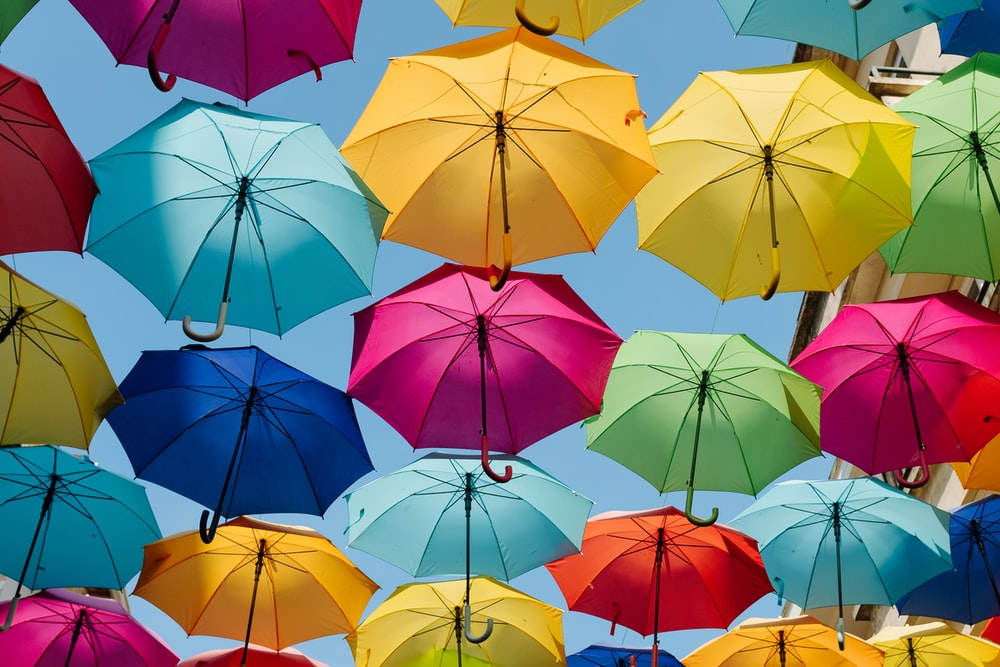
#> input picture OpenCV/colourful.jpeg, 1000 x 667 px, found by its file name
$ python thresholding.py
#> lines starting #> are read from the running program, lines starting #| are printed output that depends on the picture; after the words box and inside, x2 and y2 are one past the last pixel; in counts of white or black regions, pixels touching at a corner belong together
import cv2 as cv
import numpy as np

img = cv.imread("OpenCV/colourful.jpeg") # creates a matrix of pixels storing the image
#> img is the input picture: shape (667, 1000, 3); mean B, G, R 110.4, 122.6, 131.7
cv.imshow("Colourful", img)

gray = cv.cvtColor(img, cv.COLOR_BGR2GRAY)
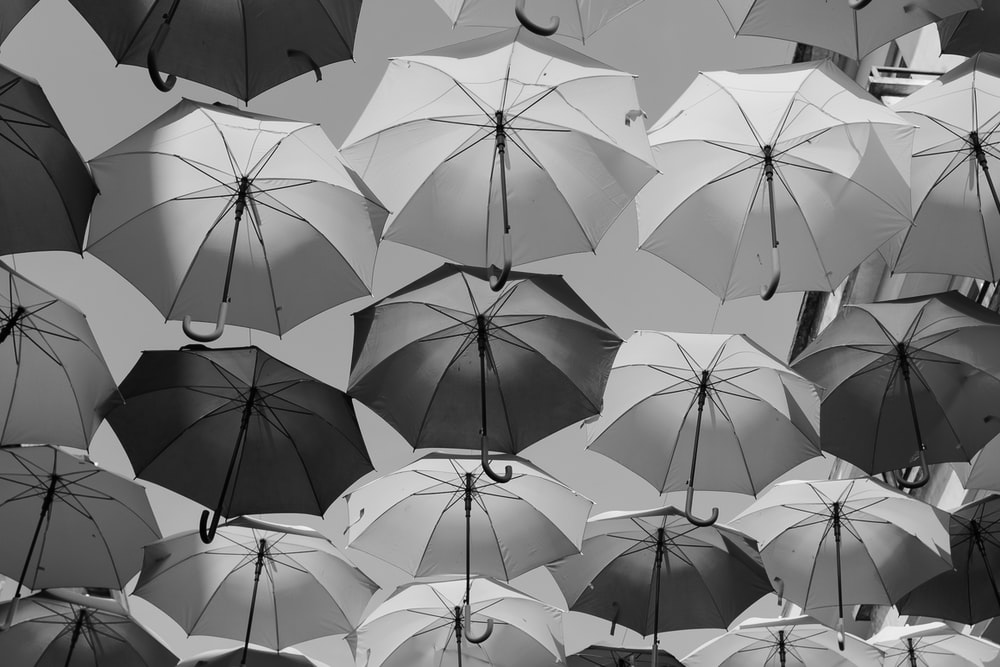
#> gray: shape (667, 1000); min 0, max 250, mean 124
cv.imshow("Gray", gray)

# Simple thresholding - user manually enters threshold value
threshold, thresh = cv.threshold(gray, 150, 255, cv.THRESH_BINARY) # looks at each pixel in the image and if it is above the value of 150 in intensity it is set to 255 so the image is binarized (i.e. high intensity colours set to white and low intensity colours set to black)
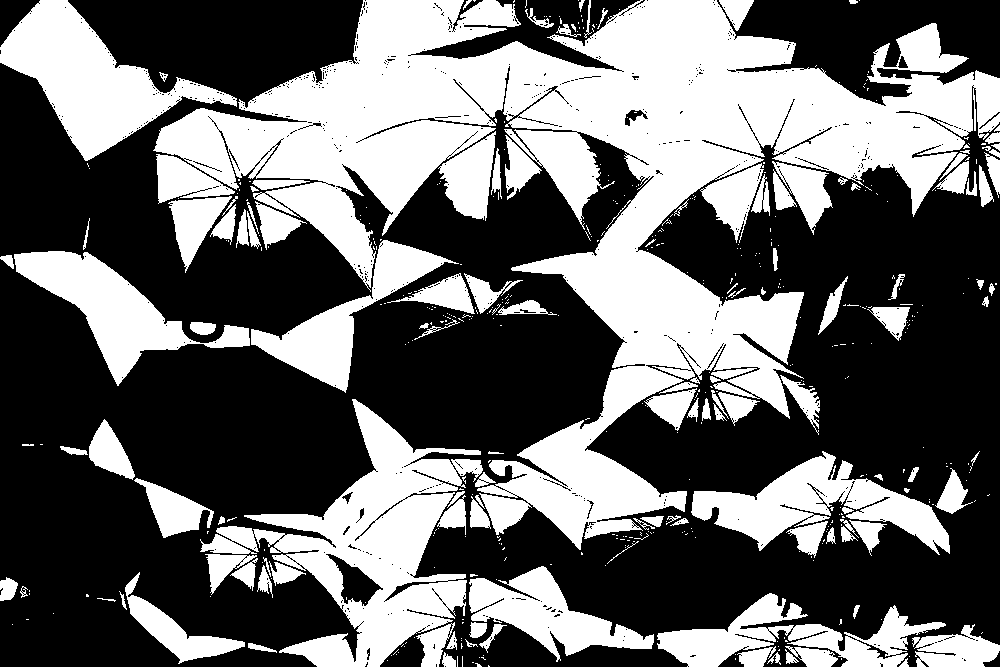
#> thresh: shape (667, 1000); 40.9% white; 488 white regions (359 under 20 px), largest, box (x1, y1, x2, y2) and area: (153, 0, 1000, 550) 141936, (200, 399, 483, 667) 26108, (0, 0, 237, 161) 14617
# threshold is the threshold value (150) and thresh is the new binarized immage
cv.imshow("Simple Thresholded", thresh)

# threshold, thresh_inv = cv.threshold(gray, 150, 255, cv.THRESH_BINARY_INV) # looks at each pixel in the image and if it is above the value of 150 in intensity it is set to 255 so the image is binarized (i.e. high intensity colours set to white and low intensity colours set to black)
# # white changed to black and black changed to white
# cv.imshow("Simple Thresholded Inverse", thresh_inv)


# Adaptive thresholding - computer automatically finds optimal threshold value
adaptive_thresh = cv.adaptiveThreshold(gray, 255, cv.ADAPTIVE_THRESH_MEAN_C,cv.THRESH_BINARY, 11, 7) # threshold method finds mean of neighbouring pixels to select threshold value. Blocksize is the kernel used to find the mean intensity of neighbouring pixels to determine threshold value
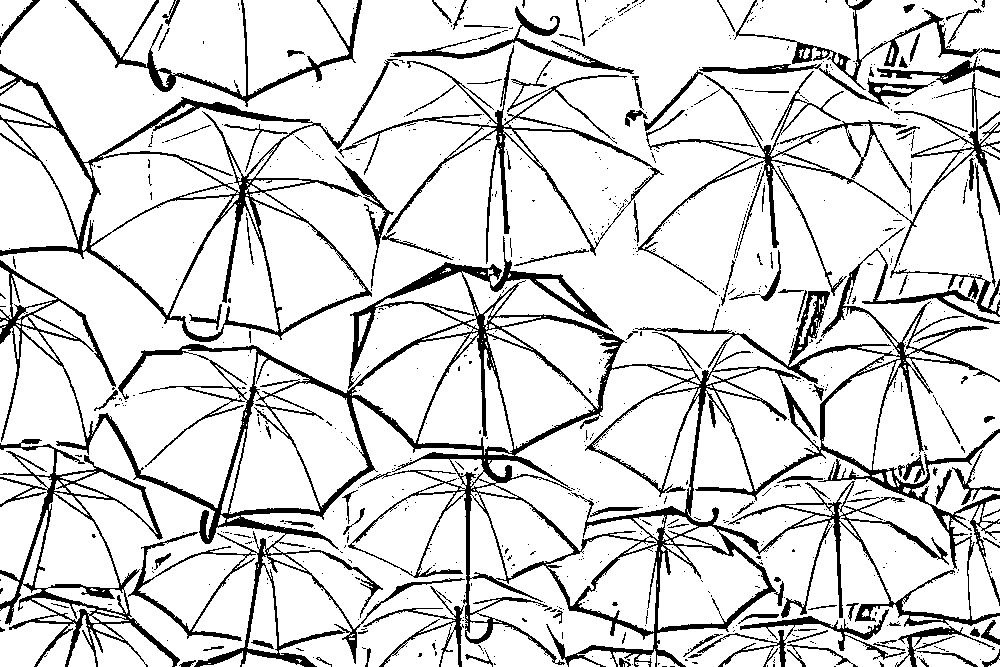
#> adaptive_thresh: shape (667, 1000); 85% white; 826 black regions (706 under 20 px), largest, box (x1, y1, x2, y2) and area: (0, 71, 1000, 667) 56811, (0, 59, 398, 342) 9380, (0, 439, 180, 667) 6136
# cv.ADAPTIVE_THRESH_GAUSSIAN_C can be used instead of cv.ADAPTIVE_THRESH_MEAN_C in some cases - GAUSSIAN gives a weight to surrounding pixels when calculating intensity values of these pixels, so that pixels closer to the central pixel are given a greater weighted average intensity value
cv.imshow("Adaptive threshold", adaptive_thresh)


cv.waitKey(0)

$ run again, with OpenCV/trumpTest.jpeg copied over OpenCV/colourful.jpeg
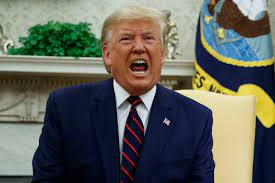
#> input picture OpenCV/trumpTest.jpeg, 275 x 183 px, found by its file name
#> img is the input picture: shape (183, 275, 3); mean B, G, R 91.4, 99.5, 97.6
#> `threshold, thresh = cv.threshold(gray, 150, 255, cv.THRESH_BINARY)`:
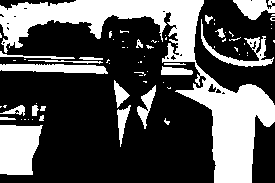
#> thresh: shape (183, 275); 32.9% white; 71 white regions (49 under 20 px), largest, box (x1, y1, x2, y2) and area: (0, 0, 275, 183) 10792, (0, 125, 43, 175) 1781, (0, 64, 108, 74) 800
#> `adaptive_thresh = cv.adaptiveThreshold(gray, 255, cv.ADAPTIVE_THRESH_M..`:
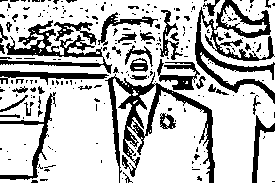
#> adaptive_thresh: shape (183, 275); 74.4% white; 237 black regions (194 under 20 px), largest, box (x1, y1, x2, y2) and area: (105, 72, 215, 183) 2611, (195, 0, 275, 104) 2541, (0, 20, 112, 74) 1578

$ run again, with OpenCV/trump.jpg copied over OpenCV/colourful.jpeg
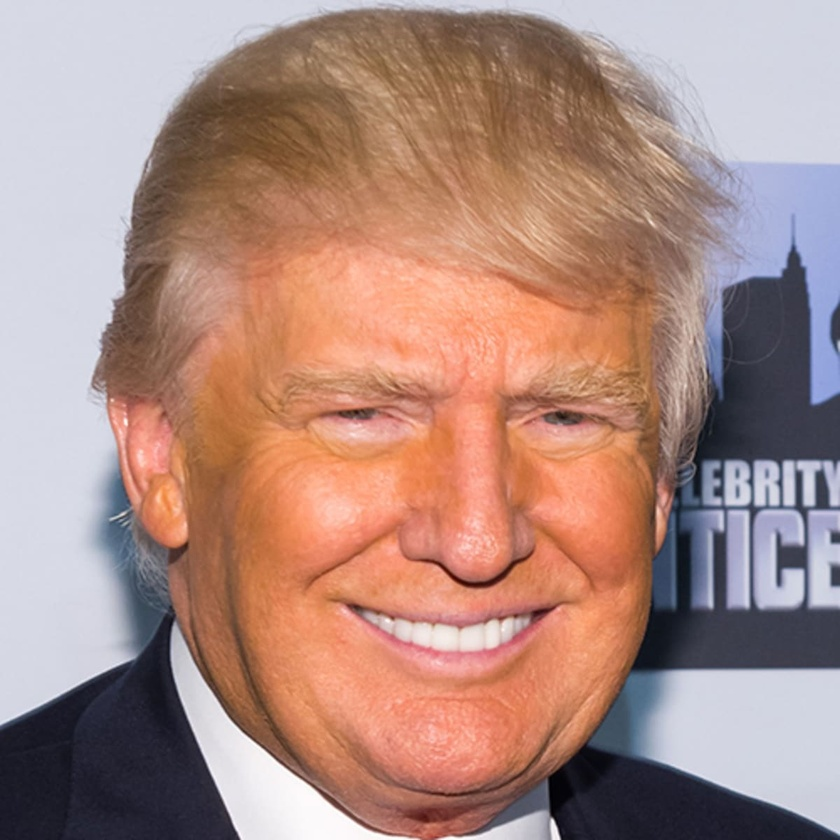
#> input picture OpenCV/trump.jpg, 840 x 840 px, shrunk from 1200 x 1200 before the run, found by its file name
#> img is the input picture: shape (840, 840, 3); mean B, G, R 129.5, 138.8, 172.8
#> `threshold, thresh = cv.threshold(gray, 150, 255, cv.THRESH_BINARY)`:
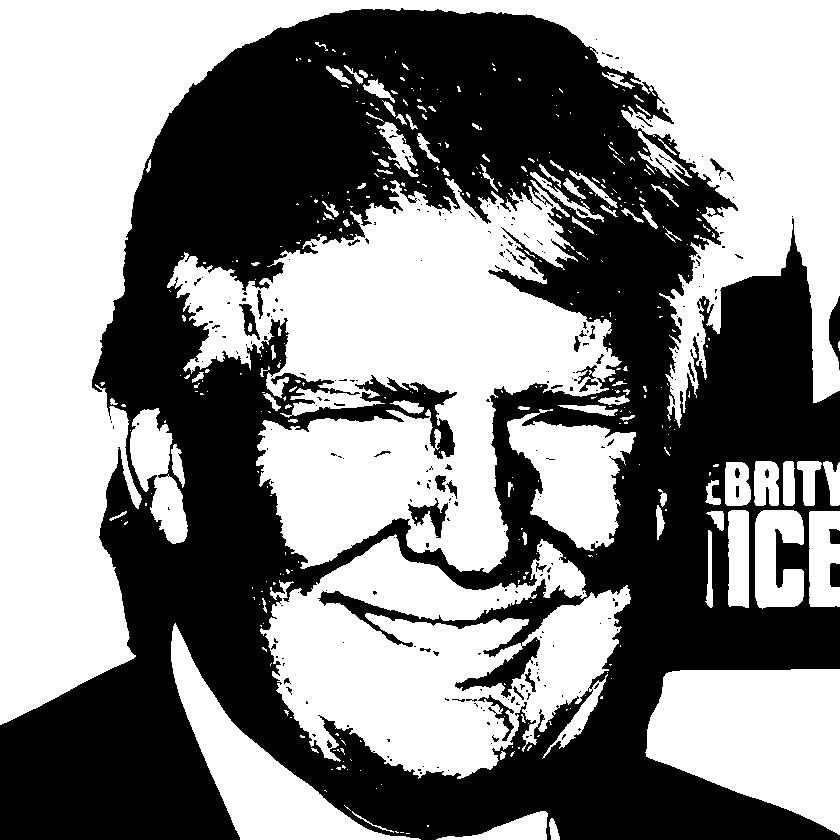
#> thresh: shape (840, 840); 52.7% white; 275 black regions (234 under 20 px), largest, box (x1, y1, x2, y2) and area: (0, 8, 840, 840) 329102, (408, 498, 448, 538) 608, (829, 296, 840, 370) 484
#> `adaptive_thresh = cv.adaptiveThreshold(gray, 255, cv.ADAPTIVE_THRESH_M..`:
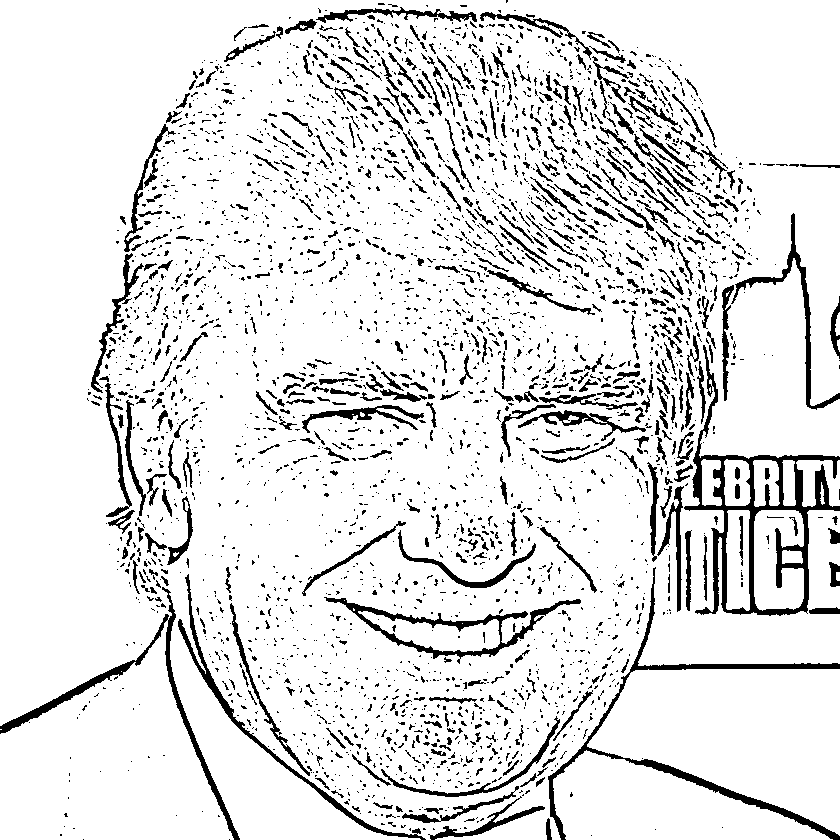
#> adaptive_thresh: shape (840, 840); 88.9% white; 3347 black regions (2779 under 20 px), largest, box (x1, y1, x2, y2) and area: (684, 345, 840, 616) 6626, (548, 567, 840, 840) 3898, (0, 587, 240, 840) 2652
